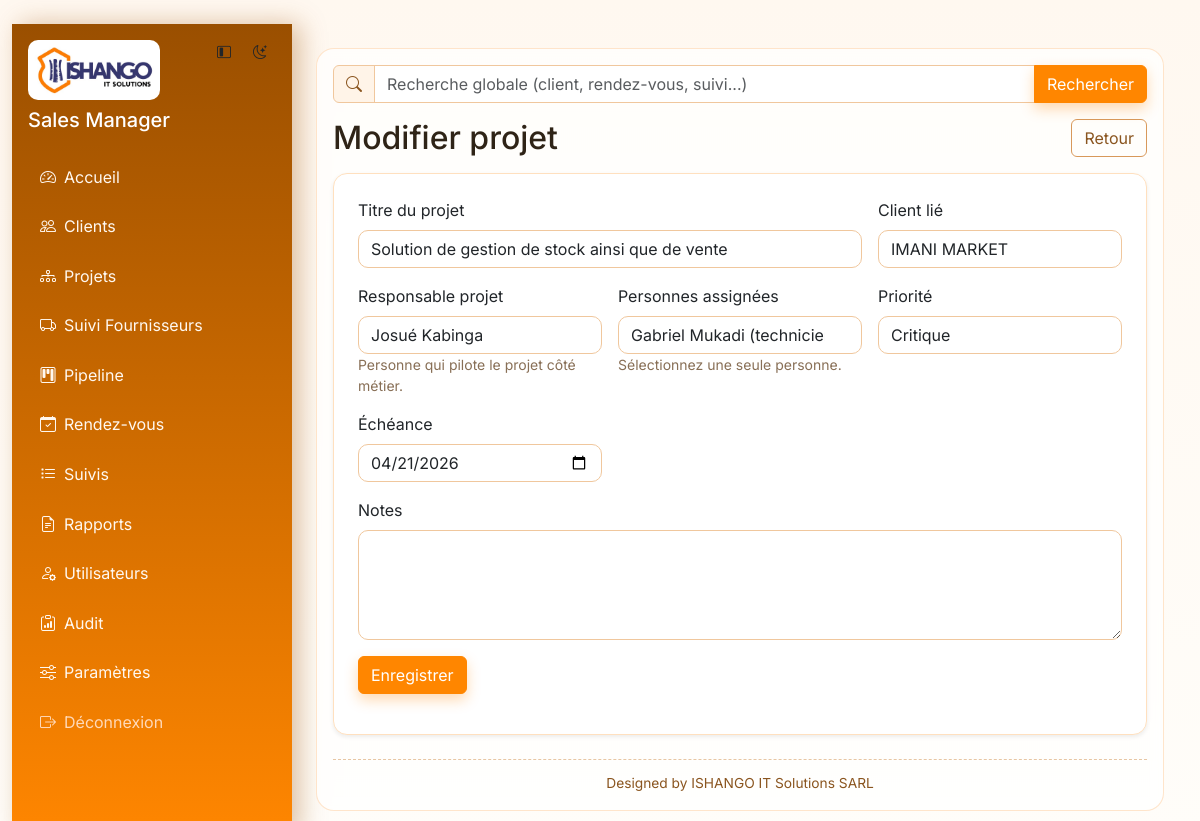
Screenshot of /projects/6/edit (signed in) with the database file from the repository.
### tables this page shows
CREATE TABLE app_settings (

            key TEXT PRIMARY KEY,

            value TEXT NOT NULL

        );

CREATE TABLE projects (
            id INTEGER PRIMARY KEY AUTOINCREMENT,
            title TEXT NOT NULL,
            client_id INTEGER,
            owner_name TEXT,
            assignee_type TEXT NOT NULL DEFAULT 'technicien',
            status TEXT NOT NULL DEFAULT 'en_cours',
            priority TEXT NOT NULL DEFAULT 'moyenne',
            progress INTEGER NOT NULL DEFAULT 0,
            next_action TEXT,
            due_date TEXT,
            notes TEXT,
            created_at TEXT DEFAULT CURRENT_TIMESTAMP, assignee_name TEXT, stage TEXT NOT NULL DEFAULT 'cadrage',
            FOREIGN KEY(client_id) REFERENCES clients(id) ON DELETE SET NULL
        );

CREATE TABLE clients (
            id INTEGER PRIMARY KEY AUTOINCREMENT,
            name TEXT NOT NULL,
            company TEXT,
            phone TEXT,
            email TEXT,
            notes TEXT,
            created_at TEXT DEFAULT CURRENT_TIMESTAMP
        , pipeline_stage TEXT NOT NULL DEFAULT 'prospect', location TEXT, address TEXT, activity_domain TEXT);

### routes/projects.py (the view, shortened to what this page needs)
@projects_bp.route("/<int:project_id>/edit", methods=["GET", "POST"])
@permission_required("projects.manage")
def edit_project(project_id):
    project = query_one("SELECT * FROM projects WHERE id = ?", (project_id,))
    if not project:
        flash("Projet introuvable.", "danger")
        return redirect(url_for("projects.list_projects"))
    clients = query_all("SELECT id, name FROM clients ORDER BY name ASC")
    users = _active_users()
    assigned_rows = query_all(
        "SELECT user_id FROM project_user_assignments WHERE project_id = ?",
        (project_id,),
    )
    assigned_user_ids = [row["user_id"] for row in assigned_rows]
    assigned_user_id = assigned_user_ids[0] if assigned_user_ids else None
    return render_template(
        "project_form.html",
        project=project,
        assigned_user_id=assigned_user_id,
        clients=clients,
        users=users,
        status_choices=STATUS_CHOICES,
        priority_choices=PRIORITY_CHOICES,
        assignee_choices=ASSIGNEE_CHOICES,
        stage_choices=STAGE_CHOICES,
    )

### models/db.py (called while the page is built)
def get_db() -> sqlite3.Connection:
    if "db" not in g:
        connection = sqlite3.connect(DB_PATH)
        connection.execute("PRAGMA foreign_keys = ON")
        connection.row_factory = sqlite3.Row
        g.db = connection
    return g.db

### models/repositories.py (called while the page is built)
def query_all(query, params=()):
    return get_db().execute(query, params).fetchall()

def query_one(query, params=()):
    return get_db().execute(query, params).fetchone()

### routes/projects.py (called while the page is built)
def _active_users():
    return query_all("SELECT id, username, role FROM users WHERE is_active = 1 ORDER BY username ASC")

### routes/utils.py (called while the page is built)
def has_permission(permission: str) -> bool:
    role = session.get("role", "sales")
    permissions = ROLE_PERMISSIONS.get(role, set())
    return "*" in permissions or permission in permissions

def permission_required(permission: str):
    def decorator(view_func):
        @wraps(view_func)
        def wrapper(*args, **kwargs):
            if "user_id" not in session:
                return redirect(url_for("auth.login"))
            if not has_permission(permission):
                flash("Action non autorisée pour votre rôle.", "warning")
                return redirect(url_for("dashboard.home"))
            return view_func(*args, **kwargs)
        return wrapper
    return decorator

### templates/project_form.html (shortened to what this page needs)
{% extends "base.html" %}
{% block content %}
<div class="d-flex justify-content-between align-items-center mb-3">
  <h2 class="mb-0">{% if project %}Modifier projet{% else %}Nouveau projet{% endif %}</h2>
  <a href="{{ url_for('projects.list_projects') }}" class="btn btn-outline-secondary">Retour</a>
</div>
<div class="card shadow-sm">
  <div class="card-body p-4">
    <form method="post" class="row g-3">
      <div class="col-md-8">
        <label class="form-label">Titre du projet</label>
        <input class="form-control" name="title" required value="{{ project.title if project else '' }}">
      </div>
      <div class="col-md-4">
        <label class="form-label">Client lié</label>
        <select class="form-select" name="client_id">
          {% for c in clients %}
          <option value="{{ c.id }}" {% if project and project.client_id == c.id %}selected{% endif %}>{{ c.name }}</option>
          {% endfor %}
        </select>
      </div>
      <div class="col-md-4">
        <label class="form-label">Responsable projet</label>
        <input class="form-control" name="owner_name" value="{{ project.owner_name if project else '' }}">
        <small class="text-muted">Personne qui pilote le projet côté métier.</small>
      </div>
      <div class="col-md-4">
        <label class="form-label">Personnes assignées</label>
        <select class="form-select" name="assignee_user_id">
          {% for u in users %}
          <option value="{{ u.id }}" {% if assigned_user_id == u.id %}selected{% endif %}>
            {{ u.username }} ({{ u.role }})
          </option>
          {% else %}
          <option disabled>Aucun utilisateur actif</option>
          {% endfor %}
        </select>
        <small class="text-muted">Sélectionnez une seule personne.</small>
      </div>
      <div class="col-md-4">
        <label class="form-label">Priorité</label>
        <select class="form-select" name="priority">
          {% for key, label in priority_choices %}
          <option value="{{ key }}" {% if project and project.priority == key %}selected{% endif %}>{{ label }}</option>
          {% endfor %}
        </select>
      </div>
      <div class="col-md-4">
        <label class="form-label">Échéance</label>
        <input type="date" class="form-control" name="due_date" value="{{ project.due_date if project else '' }}">
      </div>
      <div class="col-12">
        <label class="form-label">Notes</label>
        <textarea class="form-control" rows="4" name="notes">{{ project.notes if project else '' }}</textarea>
      </div>
      <div class="col-12">
        <button class="btn btn-primary">Enregistrer</button>
      </div>
    </form>
  </div>
</div>
{% endblock %}

### templates/base.html (shortened to what this page needs)
﻿<!doctype html>
<html lang="fr" data-theme="{{ default_theme }}">
  <head>
    <link href="https://cdn.jsdelivr.net/npm/bootstrap@5.3.3/dist/css/bootstrap.min.css" rel="stylesheet">
    <link href="https://cdn.jsdelivr.net/npm/bootstrap-icons@1.11.3/font/bootstrap-icons.min.css" rel="stylesheet">
    <link href="{{ url_for('static', filename='css/styles.css') }}" rel="stylesheet">
  </head>
  <body>
    {% if session.get('user_id') %}
      <div class="container-fluid">
        <div class="app-layout min-vh-100">
          <aside id="appSidebar" class="sidebar p-3">
            <div class="d-flex justify-content-between align-items-start mb-4 gap-2">
              <div class="sidebar-brand">
                <img src="{{ url_for('static', filename='img/ishango-logo.png') }}" alt="Ishango" class="brand-logo mb-2">
                <h5 class="text-white mb-0 brand-title">{{ app_name }}</h5>
              </div>
              <div class="d-flex gap-1">
                <button id="sidebarToggle" class="btn btn-sm btn-light-subtle" type="button" title="Menu">
                  <i class="bi bi-layout-sidebar-inset"></i>
                </button>
                <button id="themeToggle" class="btn btn-sm btn-light-subtle" type="button" title="Thème">
                  <i class="bi bi-moon-stars"></i>
                </button>
              </div>
            </div>
            <nav class="nav flex-column gap-2">
              <a class="nav-link" href="{{ url_for('dashboard.home') }}"><i class="bi bi-speedometer2 me-2"></i><span class="link-text">Accueil</span></a>
              <a class="nav-link" href="{{ url_for('clients.list_clients') }}"><i class="bi bi-people me-2"></i><span class="link-text">Clients</span></a>
              <a class="nav-link" href="{{ url_for('projects.list_projects') }}"><i class="bi bi-diagram-3 me-2"></i><span class="link-text">Projets</span></a>
              <a class="nav-link" href="{{ url_for('suppliers.list_suppliers') }}"><i class="bi bi-truck me-2"></i><span class="link-text">Suivi Fournisseurs</span></a>
              <a class="nav-link" href="{{ url_for('pipeline.board') }}"><i class="bi bi-kanban me-2"></i><span class="link-text">Pipeline</span></a>
              <a class="nav-link" href="{{ url_for('appointments.list_appointments') }}"><i class="bi bi-calendar-check me-2"></i><span class="link-text">Rendez-vous</span></a>
              <a class="nav-link" href="{{ url_for('followups.list_followups') }}"><i class="bi bi-list-task me-2"></i><span class="link-text">Suivis</span></a>
              <a class="nav-link" href="{{ url_for('exports.reports_home') }}"><i class="bi bi-file-earmark-text me-2"></i><span class="link-text">Rapports</span></a>
              {% if session.get('role') == 'admin' %}
              <a class="nav-link" href="{{ url_for('admin.users') }}"><i class="bi bi-person-gear me-2"></i><span class="link-text">Utilisateurs</span></a>
              <a class="nav-link" href="{{ url_for('admin.audit') }}"><i class="bi bi-clipboard-data me-2"></i><span class="link-text">Audit</span></a>
              <a class="nav-link" href="{{ url_for('settings.index') }}"><i class="bi bi-sliders me-2"></i><span class="link-text">Paramètres</span></a>
              {% endif %}
              <a class="nav-link nav-logout" href="{{ url_for('auth.logout') }}"><i class="bi bi-box-arrow-right me-2"></i><span class="link-text">Déconnexion</span></a>
            </nav>
          </aside>
          <main class="app-main p-4">
            <div class="app-main-shell">
              {% if request.endpoint != "clients.list_clients" %}
              <form method="get" action="{{ url_for('search.global_search') }}" class="global-search mb-3">
                <div class="input-group">
                  <span class="input-group-text"><i class="bi bi-search"></i></span>
                  <input
                    type="text"
                    name="q"
                    class="form-control"
                    placeholder="Recherche globale (client, rendez-vous, suivi...)"
                    value="{{ request.args.get('q', '') if request.endpoint == 'search.global_search' else '' }}"
                  >
                  <button class="btn btn-primary" type="submit">Rechercher</button>
                </div>
              </form>
              {% endif %}
              {% block content %}{% endblock %}
              <footer class="app-signature mt-4">
                Designed by ISHANGO IT Solutions SARL
              </footer>
            </div>
          </main>
        </div>
      </div>
    {% endif %}
  </body>
</html>

### static/css/styles.css (style rules this page uses)
:root { --brand-900: #9a4f00; --brand-700: #ff8600; --brand-500: #ff980f; --accent-500: #2d2f80; --accent-300: #4348aa; --brand-100: #fff3e6; --surface: #ffffff; --surface-soft: #f5f6ff; --border: #ffe0bf; --text-main: #2f2417; --text-soft: #886f56; --shadow: 0 12px 28px rgba(154, 79, 0, 0.12); }
body { font-family: "Inter", system-ui, -apple-system, Segoe UI, Roboto, Arial, sans-serif; background: linear-gradient(180deg, #fff8f0, #fffdf9); color: var(--text-main); transition: background 0.25s ease, color 0.25s ease; }
.app-layout { display: flex; width: 100%; }
.sidebar { width: 280px; flex: 0 0 280px; transition: width 0.28s ease, flex-basis 0.28s ease, transform 0.28s ease; overflow-x: hidden; }
.app-main { flex: 1 1 auto; min-width: 0; transition: all 0.28s ease; }
.app-main-shell { background: rgba(255, 255, 255, 0.72); border: 1px solid rgba(255, 181, 110, 0.35); border-radius: 18px; padding: 1rem; backdrop-filter: blur(6px); }
.global-search .input-group-text { background: #fff4e8; border-color: #f0c79d; color: #8a551f; }
.app-signature { border-top: 1px dashed rgba(201, 129, 57, 0.45); padding-top: 0.8rem; font-size: 0.86rem; color: #8a551f; text-align: center; }
.sidebar { background: linear-gradient(180deg, var(--brand-900), var(--brand-700)); box-shadow: 8px 0 24px rgba(154, 79, 0, 0.35); }
.sidebar .nav-link { color: #fff8f0; border-radius: 10px; padding: 0.55rem 0.75rem; transition: all 0.2s ease; }
.sidebar .nav-logout { color: #ffd9b8; }
.brand-logo { max-width: 132px; width: 100%; height: auto; object-fit: contain; border-radius: 10px; background: #fff; padding: 4px; }
.card, .table-responsive.card { border: 1px solid var(--border); border-radius: 14px; background: var(--surface); box-shadow: var(--shadow); transition: transform 0.2s ease, box-shadow 0.2s ease; animation: fade-up 0.35s ease both; }
.text-muted { color: var(--text-soft) !important; }
.btn-primary { background-color: var(--brand-700); border-color: var(--brand-700); box-shadow: 0 6px 14px rgba(255, 134, 0, 0.3); }
.btn-outline-secondary { border-color: #d8995b; color: #8a551f; }
.form-control, .form-select { border: 1px solid #f0c79d; border-radius: 10px; background: #fff; }
a, button, .btn, .form-control, .form-select, .badge, .list-group-item, .table tbody tr, .kanban-column, .kanban-card, .pagination .page-link, .progress, .progress-bar { transition: transform 0.18s ease, box-shadow 0.22s ease, background-color 0.2s ease, color 0.2s ease, border-color 0.2s ease, opacity 0.2s ease; }

### rows the page displays
app_settings: value "Sales Manager"
projects: title "Solution de gestion de stock ainsi que de vente", client_id "IMANI MARKET", owner_name "Josué Kabinga", priority "Critique", due_date "04/21/2026"

### other values shown
form field assignee_user_id "Gabriel Mukadi (technicien)"
